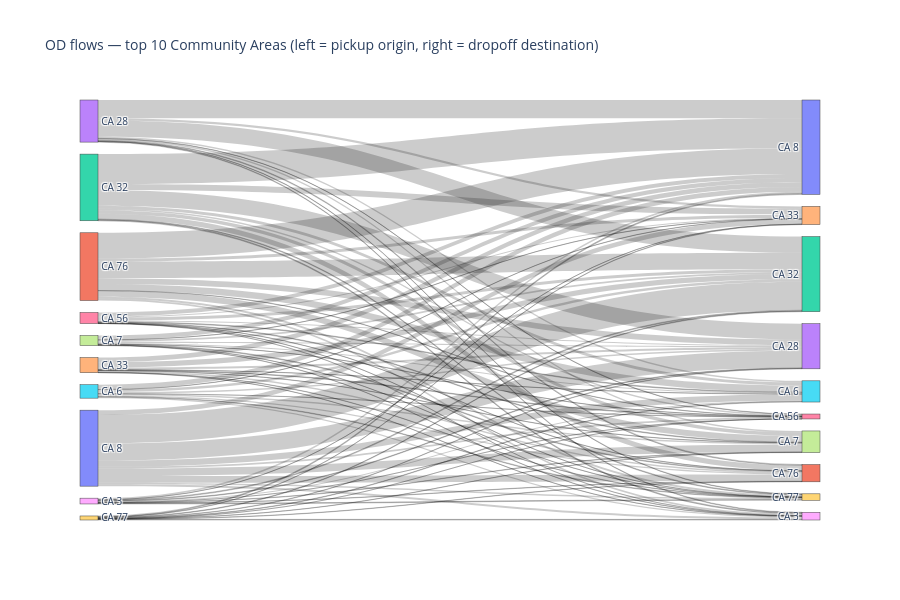

Write notebook code for a chart like this one.
### Markdown cell above
**2.4b — Sankey diagram of major flows**

Within-area trips (pickup CA == dropoff CA) are excluded — they are real trips but not inter-area corridors.
Top 15 Community Areas by outbound volume are shown; flows between them only.
Left side = pickup (origin), right side = dropoff (destination).

### Code cell
od_inter = od[od["pickup_community_area"] != od["dropoff_community_area"]].copy()

TOP_CA = 10

top_cas = (od_inter.groupby("pickup_community_area")["n_trips"].sum()
                   .sort_values(ascending=False).head(TOP_CA).index.tolist())
od_top = od_inter[od_inter["pickup_community_area"].isin(top_cas) &
                  od_inter["dropoff_community_area"].isin(top_cas)].copy()


import plotly.graph_objects as go

n = len(top_cas)
# Same CA label appears twice (left = pickup, right = dropoff)
src_idx = {c: i     for i, c in enumerate(top_cas)}
dst_idx = {c: i + n for i, c in enumerate(top_cas)}
labels  = [f"CA {c}" for c in top_cas] + [f"CA {c}" for c in top_cas]

fig_s = go.Figure(go.Sankey(
    arrangement="snap",
    node=dict(pad=12, thickness=18, label=labels),
    link=dict(
        source=od_top["pickup_community_area"].map(src_idx).tolist(),
        target=od_top["dropoff_community_area"].map(dst_idx).tolist(),
        value =od_top["n_trips"].tolist(),
    ),
))
fig_s.update_layout(
    title_text=(f"OD flows — top {TOP_CA} Community Areas "
                f"(left = pickup origin, right = dropoff destination)"),
    font_size=10, height=600,
)
fig_s.show()

### Figure 1 — Plotly figure (JSON) as saved in the notebook; plotly's stock layout.template omitted (floating-point values rounded to 4 significant figures)
{"data": [{"arrangement": "snap", "link": {"source": [3, 3, 3, 3, 3, 3, 3, 3, 3, 8, 8, 8, 8, 8, 8, 8, 8, 8, 2, 2, 2, 2, 2, 2, 2, 2, 2, 4, 4, 4, 4, 4, 4, 4, 4, 4, 6, 6, 6, 6, 6, 6, 6, 6, 6, 5, 5, 5, 5, 5, 5, 5, 5, 5, 7, 7, 7, 7, 7, 7, 7, 7, 7, 1, 1, 1, 1, 1, 1, 1, 1, 1, 9, 9, 9, 9, 9, 9, 9, 9, 9, 0, 0, 0, 0, 0, 0, 0, 0, 0], "target": [18, 12, 14, 16, 15, 17, 11, 19, 10, 13, 12, 14, 16, 15, 17, 11, 19, 10, 13, 18, 14, 16, 15, 17, 11, 19, 10, 13, 18, 12, 16, 15, 17, 11, 19, 10, 13, 18, 12, 14, 15, 17, 11, 19, 10, 13, 18, 12, 14, 16, 17, 11, 19, 10, 13, 18, 12, 14, 16, 15, 11, 19, 10, 13, 18, 12, 14, 16, 15, 17, 19, 10, 13, 18, 12, 14, 16, 15, 17, 11, 10, 13, 18, 12, 14, 16, 15, 17, 11, 19], "value": [14058, 370969, 52626, 8468, 35477, 34272, 19566, 10629, 417667, 14731, 19855, 4183, 937, 25038, 9040, 7688, 15634, 35704, 356451, 20833, 136951, 34904, 70594, 79906, 121399, 18004, 686878, 47057, 4273, 118108, 14561, 5445, 5102, 34809, 7539, 110574, 25415, 4290, 66744, 23961, 17269, 16061, 4655, 3575, 90890, 31436, 25946, 59343, 4746, 3885, 33254, 26343, 14191, 108786, 23593, 6871, 43429, 3285, 3492, 27233, 18194, 4540, 97245, 133201, 43382, 377834, 70489, 6570, 149432, 139254, 40816, 589805, 8413, 14744, 13702, 7921, 708, 11877, 5360, 7027, 22614, 392735, 42860, 648960, 112611, 39262, 143109, 172244, 155297, 32452]}, "node": {"label": ["CA 8", "CA 76", "CA 32", "CA 28", "CA 33", "CA 6", "CA 56", "CA 7", "CA 3", "CA 77", "CA 8", "CA 76", "CA 32", "CA 28", "CA 33", "CA 6", "CA 56", "CA 7", "CA 3", "CA 77"], "pad": 12, "thickness": 18}, "type": "sankey"}], "layout": {"font": {"size": 10}, "height": 600, "title": {"text": "OD flows — top 10 Community Areas (left = pickup origin, right = dropoff destination)"}}}
